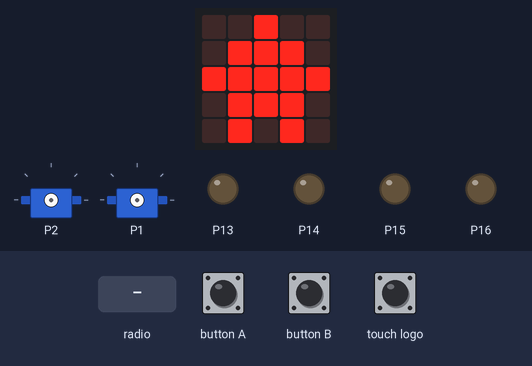
Simulated run of this program. Board: BBC micro:bit (MakeCode). On the bench: the board's 5×5 LED display, 2 × servo, output pins drawn as LEDs (lit = HIGH). The test bench sets the inputs (shaded band).

Above: at 1.8 s.
1.9 s: button A pressed for 0.15 s
At 4.7 s:
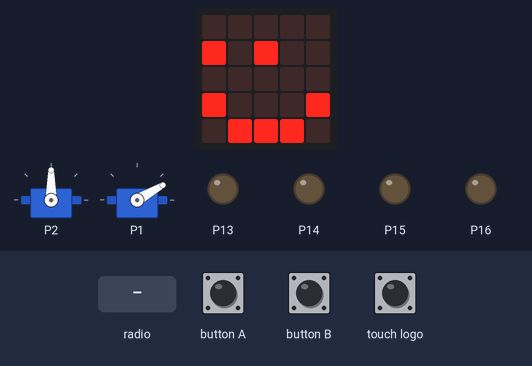
5.0 s: button B pressed for 0.15 s
8.1 s: touch logo pressed for 0.15 s
At 11.05 s:
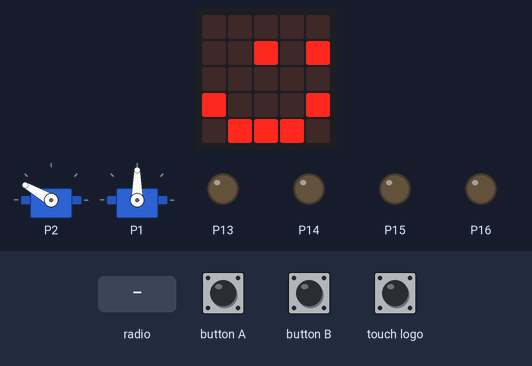
11.2 s: radio message "1" arrives
At 12.3 s:
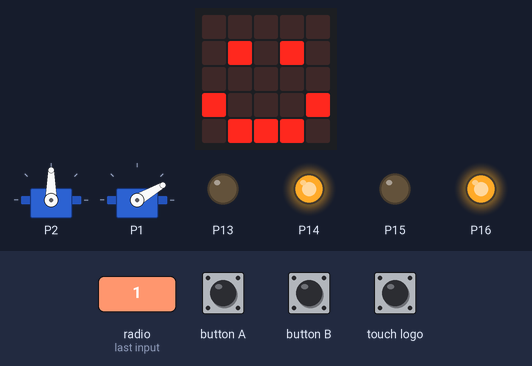
13.3 s: button B pressed for 0.15 s
At 15.0 s:
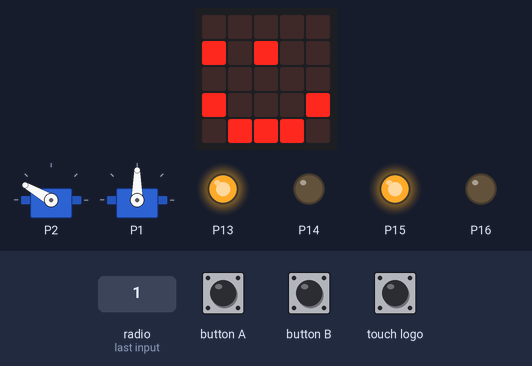
15.7 s: touch logo pressed for 0.15 s
Timing chart, 0 to 30.3 s (numbered marks = the images above; inputs shaded):
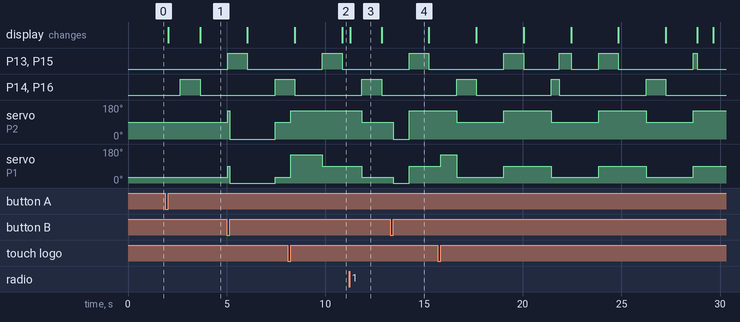

Measured:
- after the input at 1.9 s, P14, P16: LOW → HIGH after 0.75 s, → LOW 1.0 s later; the display: first changes after 0.15 s (image 1 shows a later state)
- after the input at 8.1 s, servo on P2: 90° → 150° after 0.15 s instead of 1.8 s; servo on P1: 30° → 150° after 0.15 s, → 90° 1.6 s later
- after the input at 11.2 s, servo on P2: 150° → 90° after 0.65 s instead of 1.1 s; servo on P1: 90° → 30° after 0.65 s instead of 1.1 s; the display: changes after 0.05 s (image 3)
- after the input at 13.3 s, servo on P2: 90° → 0° after 0.15 s, → 150° 0.80 s later; servo on P1: 30° → 0° after 0.15 s, → 90° 0.80 s later
- what the display in image 3 shows lasts 1.6 s, from 11.3 s to 12.9 s

The program:

main.ts
```typescript
radio.onReceivedNumber(function (receivedNumber) {
    if (receivedNumber == 1) {
        basic.showIcon(IconNames.Happy)
        pattern01()
        turrrrrrrrn()
    }
})
function moveForward () {
    pins.digitalWritePin(DigitalPin.P13, 0)
    pins.digitalWritePin(DigitalPin.P14, 1)
    pins.digitalWritePin(DigitalPin.P15, 1)
    pins.digitalWritePin(DigitalPin.P16, 0)
}
function turnLeft (duration: number) {
    pins.digitalWritePin(DigitalPin.P13, 0)
    pins.digitalWritePin(DigitalPin.P14, 1)
    pins.digitalWritePin(DigitalPin.P15, 0)
    pins.digitalWritePin(DigitalPin.P16, 1)
    basic.pause(duration)
    stopMovement()
}
function pattern01 () {
    for (let index = 0; index < 4; index++) {
        ArmLeft(90)
        ArmRight(30)
        turnLeft(1000)
        basic.showLeds(`
            . . . . .
            # . # . .
            . . . . .
            # . . . #
            . # # # .
            `)
        basic.pause(1000)
        ArmLeft(150)
        ArmRight(90)
        turnRight(1000)
        basic.showLeds(`
            . . . . .
            . . # . #
            . . . . .
            # . . . #
            . # # # .
            `)
        basic.pause(1000)
    }
}
function shakeRight () {
    servos.P1.setAngle(90)
    basic.pause(100)
    servos.P1.setAngle(30)
}
input.onButtonPressed(Button.A, function () {
    basic.showIcon(IconNames.Happy)
    pattern01()
    turrrrrrrrn()
})
function shakeLeft () {
    servos.P2.setAngle(90)
    basic.pause(100)
    servos.P2.setAngle(30)
}
function turnRight (duration: number) {
    pins.digitalWritePin(DigitalPin.P13, 1)
    pins.digitalWritePin(DigitalPin.P14, 0)
    pins.digitalWritePin(DigitalPin.P15, 1)
    pins.digitalWritePin(DigitalPin.P16, 0)
    basic.pause(duration)
    stopMovement()
}
input.onButtonPressed(Button.B, function () {
    ArmLeft(0)
    ArmRight(0)
})
function ArmRight (数値: number) {
    servos.P1.setAngle(数値)
}
function stopMovement () {
    pins.digitalWritePin(DigitalPin.P13, 0)
    pins.digitalWritePin(DigitalPin.P14, 0)
    pins.digitalWritePin(DigitalPin.P15, 0)
    pins.digitalWritePin(DigitalPin.P16, 0)
}
input.onLogoEvent(TouchButtonEvent.Pressed, function () {
    ArmLeft(150)
    ArmRight(150)
})
function turrrrrrrrn () {
    turnRight(7000)
    basic.showIcon(IconNames.Heart)
}
function moveBackward () {
    pins.digitalWritePin(DigitalPin.P13, 1)
    pins.digitalWritePin(DigitalPin.P14, 0)
    pins.digitalWritePin(DigitalPin.P15, 0)
    pins.digitalWritePin(DigitalPin.P16, 1)
}
function ArmLeft (数値: number) {
    servos.P2.setAngle(数値)
}
basic.showIcon(IconNames.House)
radio.setGroup(90)
basic.forever(function () {

})
```

test.ts
```typescript
// テストはここに来ます。このパッケージが拡張機能として使用されるときにはコンパイルされません。
```
